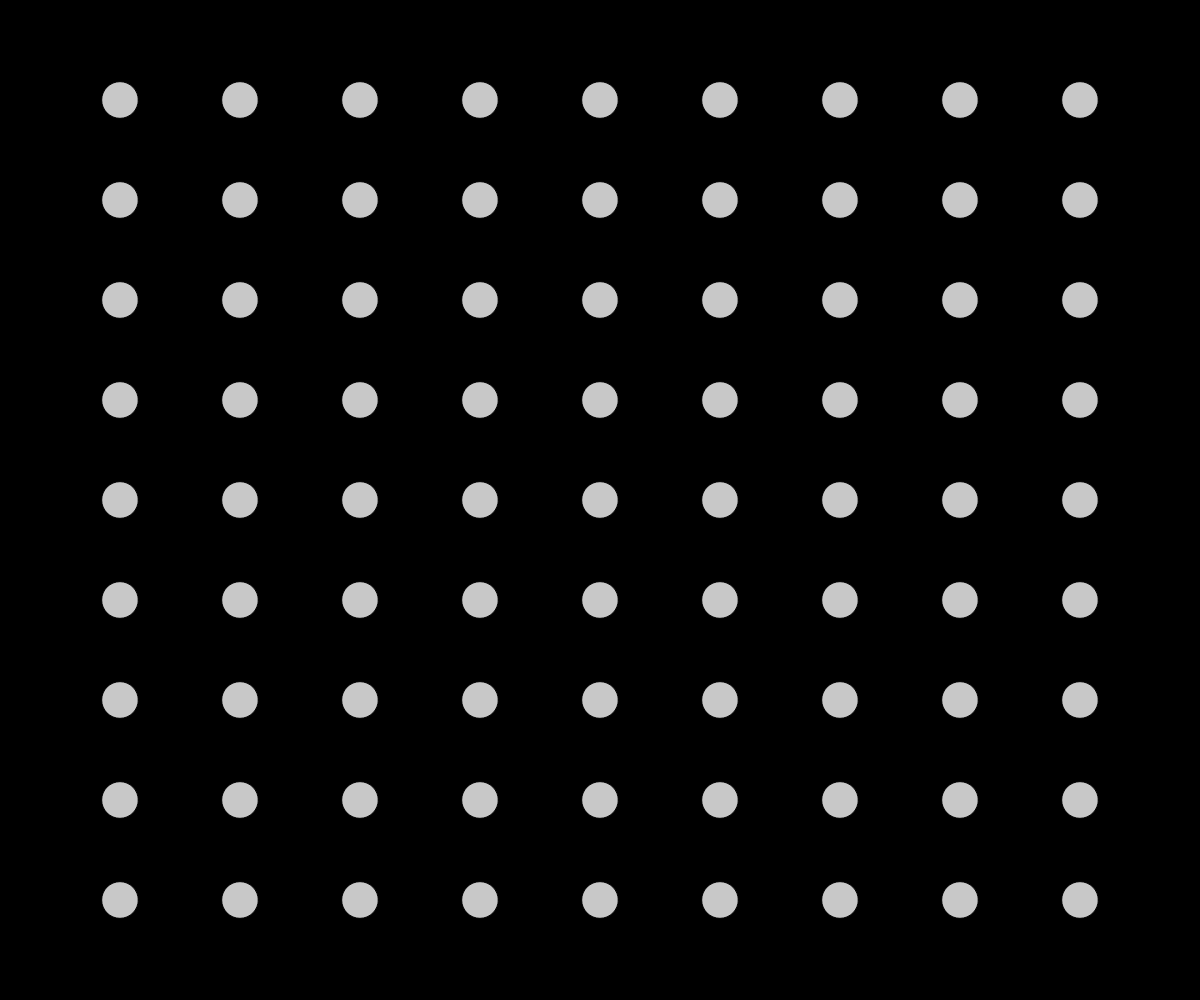
Frame 1 (no input)
Frame 2 (the mouse pressed at the canvas centre, redrawn once): identical to frame 1, image omitted

The p5.js sketch that drew this single still picture (run headless with seeded random() and noise() and a simulated clock; the mouse was pressed at the canvas centre and the sketch redrawn once):

// p5.js sketch
// ── sketch.js
let rows = 10
let circles = rows - 1
function setup() {
  createCanvas(innerWidth, innerHeight)
  noLoop()
}

function draw() {
  background(0)
  fill(200)
  let cellWidth = width / rows
  let cellHeight = height / rows
  for (let row = 1; row <= circles; row++) {
    for (let col = 1; col <= circles; col++) {
      let r = (cellWidth + cellHeight) / 6
      let x = col * cellWidth
      let y = row * cellHeight
      circle(x, y, r)
    }
  }
}
